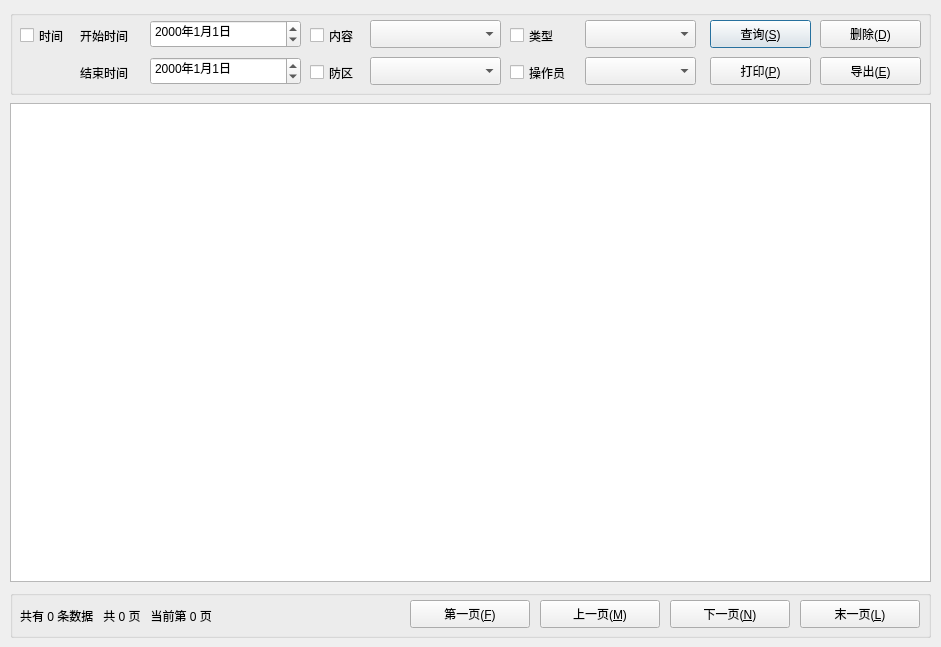
<?xml version="1.0" encoding="UTF-8"?>
<ui version="4.0">
 <class>frmData</class>
 <widget class="QDialog" name="frmData">
  <property name="geometry">
   <rect>
    <x>0</x>
    <y>0</y>
    <width>941</width>
    <height>647</height>
   </rect>
  </property>
  <property name="windowTitle">
   <string>警情查询</string>
  </property>
  <property name="windowIcon">
   <iconset resource="main.qrc">
    <normaloff>:/image/main.png</normaloff>:/image/main.png</iconset>
  </property>
  <property name="styleSheet">
   <string notr="true">font: 12pt &quot;宋体&quot;;</string>
  </property>
  <widget class="QGroupBox" name="gboxTop">
   <property name="geometry">
    <rect>
     <x>10</x>
     <y>10</y>
     <width>921</width>
     <height>85</height>
    </rect>
   </property>
   <property name="title">
    <string/>
   </property>
   <widget class="QCheckBox" name="ckUserName">
    <property name="geometry">
     <rect>
      <x>500</x>
      <y>47</y>
      <width>71</width>
      <height>31</height>
     </rect>
    </property>
    <property name="text">
     <string>操作员</string>
    </property>
   </widget>
   <widget class="QCheckBox" name="ckTriggerTime">
    <property name="geometry">
     <rect>
      <x>10</x>
      <y>10</y>
      <width>51</width>
      <height>31</height>
     </rect>
    </property>
    <property name="text">
     <string>时间</string>
    </property>
   </widget>
   <widget class="QLabel" name="labTimeEnd">
    <property name="geometry">
     <rect>
      <x>70</x>
      <y>47</y>
      <width>71</width>
      <height>31</height>
     </rect>
    </property>
    <property name="text">
     <string>结束时间</string>
    </property>
   </widget>
   <widget class="QComboBox" name="cboxUserName">
    <property name="geometry">
     <rect>
      <x>575</x>
      <y>47</y>
      <width>111</width>
      <height>28</height>
     </rect>
    </property>
   </widget>
   <widget class="QComboBox" name="cboxTriggerContent">
    <property name="geometry">
     <rect>
      <x>360</x>
      <y>10</y>
      <width>131</width>
      <height>28</height>
     </rect>
    </property>
   </widget>
   <widget class="QDateEdit" name="dateStart">
    <property name="geometry">
     <rect>
      <x>140</x>
      <y>10</y>
      <width>151</width>
      <height>28</height>
     </rect>
    </property>
    <property name="displayFormat">
     <string>yyyy年M月d日</string>
    </property>
   </widget>
   <widget class="QDateEdit" name="dateEnd">
    <property name="geometry">
     <rect>
      <x>140</x>
      <y>47</y>
      <width>151</width>
      <height>28</height>
     </rect>
    </property>
    <property name="displayFormat">
     <string>yyyy年M月d日</string>
    </property>
   </widget>
   <widget class="QComboBox" name="cboxTriggerType">
    <property name="geometry">
     <rect>
      <x>575</x>
      <y>10</y>
      <width>111</width>
      <height>28</height>
     </rect>
    </property>
   </widget>
   <widget class="QCheckBox" name="ckTriggerContent">
    <property name="geometry">
     <rect>
      <x>300</x>
      <y>10</y>
      <width>51</width>
      <height>31</height>
     </rect>
    </property>
    <property name="text">
     <string>内容</string>
    </property>
   </widget>
   <widget class="QCheckBox" name="ckTriggerType">
    <property name="geometry">
     <rect>
      <x>500</x>
      <y>10</y>
      <width>51</width>
      <height>31</height>
     </rect>
    </property>
    <property name="text">
     <string>类型</string>
    </property>
   </widget>
   <widget class="QLabel" name="labTimeStart">
    <property name="geometry">
     <rect>
      <x>70</x>
      <y>10</y>
      <width>71</width>
      <height>31</height>
     </rect>
    </property>
    <property name="text">
     <string>开始时间</string>
    </property>
   </widget>
   <widget class="QPushButton" name="btnSelect">
    <property name="geometry">
     <rect>
      <x>700</x>
      <y>10</y>
      <width>101</width>
      <height>28</height>
     </rect>
    </property>
    <property name="cursor">
     <cursorShape>PointingHandCursor</cursorShape>
    </property>
    <property name="text">
     <string>查询(&amp;S)</string>
    </property>
    <property name="icon">
     <iconset resource="main.qrc">
      <normaloff>:/image/select.png</normaloff>:/image/select.png</iconset>
    </property>
    <property name="iconSize">
     <size>
      <width>20</width>
      <height>20</height>
     </size>
    </property>
   </widget>
   <widget class="QPushButton" name="btnPrint">
    <property name="geometry">
     <rect>
      <x>700</x>
      <y>47</y>
      <width>101</width>
      <height>28</height>
     </rect>
    </property>
    <property name="cursor">
     <cursorShape>PointingHandCursor</cursorShape>
    </property>
    <property name="text">
     <string>打印(&amp;P)</string>
    </property>
    <property name="icon">
     <iconset resource="main.qrc">
      <normaloff>:/image/print.png</normaloff>:/image/print.png</iconset>
    </property>
    <property name="iconSize">
     <size>
      <width>20</width>
      <height>20</height>
     </size>
    </property>
   </widget>
   <widget class="QPushButton" name="btnDelete">
    <property name="geometry">
     <rect>
      <x>810</x>
      <y>10</y>
      <width>101</width>
      <height>28</height>
     </rect>
    </property>
    <property name="cursor">
     <cursorShape>PointingHandCursor</cursorShape>
    </property>
    <property name="text">
     <string>删除(&amp;D)</string>
    </property>
    <property name="icon">
     <iconset resource="main.qrc">
      <normaloff>:/image/delete.png</normaloff>:/image/delete.png</iconset>
    </property>
    <property name="iconSize">
     <size>
      <width>20</width>
      <height>20</height>
     </size>
    </property>
   </widget>
   <widget class="QPushButton" name="btnExcel">
    <property name="geometry">
     <rect>
      <x>810</x>
      <y>47</y>
      <width>101</width>
      <height>28</height>
     </rect>
    </property>
    <property name="cursor">
     <cursorShape>PointingHandCursor</cursorShape>
    </property>
    <property name="text">
     <string>导出(&amp;E)</string>
    </property>
    <property name="icon">
     <iconset resource="main.qrc">
      <normaloff>:/image/excel.png</normaloff>:/image/excel.png</iconset>
    </property>
    <property name="iconSize">
     <size>
      <width>20</width>
      <height>20</height>
     </size>
    </property>
   </widget>
   <widget class="QComboBox" name="cboxDefenceName">
    <property name="geometry">
     <rect>
      <x>360</x>
      <y>47</y>
      <width>131</width>
      <height>28</height>
     </rect>
    </property>
   </widget>
   <widget class="QCheckBox" name="ckDefenceName">
    <property name="geometry">
     <rect>
      <x>300</x>
      <y>47</y>
      <width>51</width>
      <height>31</height>
     </rect>
    </property>
    <property name="text">
     <string>防区</string>
    </property>
   </widget>
  </widget>
  <widget class="QGroupBox" name="gboxBottom">
   <property name="geometry">
    <rect>
     <x>10</x>
     <y>590</y>
     <width>921</width>
     <height>48</height>
    </rect>
   </property>
   <property name="title">
    <string/>
   </property>
   <widget class="QPushButton" name="btnLast">
    <property name="geometry">
     <rect>
      <x>790</x>
      <y>10</y>
      <width>120</width>
      <height>28</height>
     </rect>
    </property>
    <property name="cursor">
     <cursorShape>PointingHandCursor</cursorShape>
    </property>
    <property name="text">
     <string>末一页(&amp;L)</string>
    </property>
    <property name="icon">
     <iconset resource="main.qrc">
      <normaloff>:/image/last.png</normaloff>:/image/last.png</iconset>
    </property>
    <property name="iconSize">
     <size>
      <width>18</width>
      <height>18</height>
     </size>
    </property>
   </widget>
   <widget class="QPushButton" name="btnNext">
    <property name="geometry">
     <rect>
      <x>660</x>
      <y>10</y>
      <width>120</width>
      <height>28</height>
     </rect>
    </property>
    <property name="cursor">
     <cursorShape>PointingHandCursor</cursorShape>
    </property>
    <property name="text">
     <string>下一页(&amp;N)</string>
    </property>
    <property name="icon">
     <iconset resource="main.qrc">
      <normaloff>:/image/next.png</normaloff>:/image/next.png</iconset>
    </property>
    <property name="iconSize">
     <size>
      <width>18</width>
      <height>18</height>
     </size>
    </property>
   </widget>
   <widget class="QPushButton" name="btnFirst">
    <property name="geometry">
     <rect>
      <x>400</x>
      <y>10</y>
      <width>120</width>
      <height>28</height>
     </rect>
    </property>
    <property name="cursor">
     <cursorShape>PointingHandCursor</cursorShape>
    </property>
    <property name="text">
     <string>第一页(&amp;F)</string>
    </property>
    <property name="icon">
     <iconset resource="main.qrc">
      <normaloff>:/image/first.png</normaloff>:/image/first.png</iconset>
    </property>
    <property name="iconSize">
     <size>
      <width>18</width>
      <height>18</height>
     </size>
    </property>
   </widget>
   <widget class="QPushButton" name="btnPre">
    <property name="geometry">
     <rect>
      <x>530</x>
      <y>10</y>
      <width>120</width>
      <height>28</height>
     </rect>
    </property>
    <property name="cursor">
     <cursorShape>PointingHandCursor</cursorShape>
    </property>
    <property name="text">
     <string>上一页(&amp;M)</string>
    </property>
    <property name="icon">
     <iconset resource="main.qrc">
      <normaloff>:/image/pre.png</normaloff>:/image/pre.png</iconset>
    </property>
    <property name="iconSize">
     <size>
      <width>18</width>
      <height>18</height>
     </size>
    </property>
   </widget>
   <widget class="QLabel" name="labInfo">
    <property name="geometry">
     <rect>
      <x>10</x>
      <y>10</y>
      <width>381</width>
      <height>31</height>
     </rect>
    </property>
    <property name="text">
     <string>共有 0 条数据   共 0 页   当前第 0 页</string>
    </property>
   </widget>
  </widget>
  <widget class="QTableView" name="tableEvent">
   <property name="geometry">
    <rect>
     <x>10</x>
     <y>103</y>
     <width>921</width>
     <height>479</height>
    </rect>
   </property>
  </widget>
 </widget>
 <tabstops>
  <tabstop>ckTriggerTime</tabstop>
  <tabstop>dateStart</tabstop>
  <tabstop>dateEnd</tabstop>
  <tabstop>ckTriggerContent</tabstop>
  <tabstop>cboxTriggerContent</tabstop>
  <tabstop>ckTriggerType</tabstop>
  <tabstop>cboxTriggerType</tabstop>
  <tabstop>ckDefenceName</tabstop>
  <tabstop>cboxDefenceName</tabstop>
  <tabstop>ckUserName</tabstop>
  <tabstop>cboxUserName</tabstop>
  <tabstop>btnSelect</tabstop>
  <tabstop>btnDelete</tabstop>
  <tabstop>btnPrint</tabstop>
  <tabstop>btnExcel</tabstop>
  <tabstop>btnFirst</tabstop>
  <tabstop>btnPre</tabstop>
  <tabstop>btnNext</tabstop>
  <tabstop>btnLast</tabstop>
 </tabstops>
 <resources>
  <include location="main.qrc"/>
 </resources>
 <connections/>
</ui>
